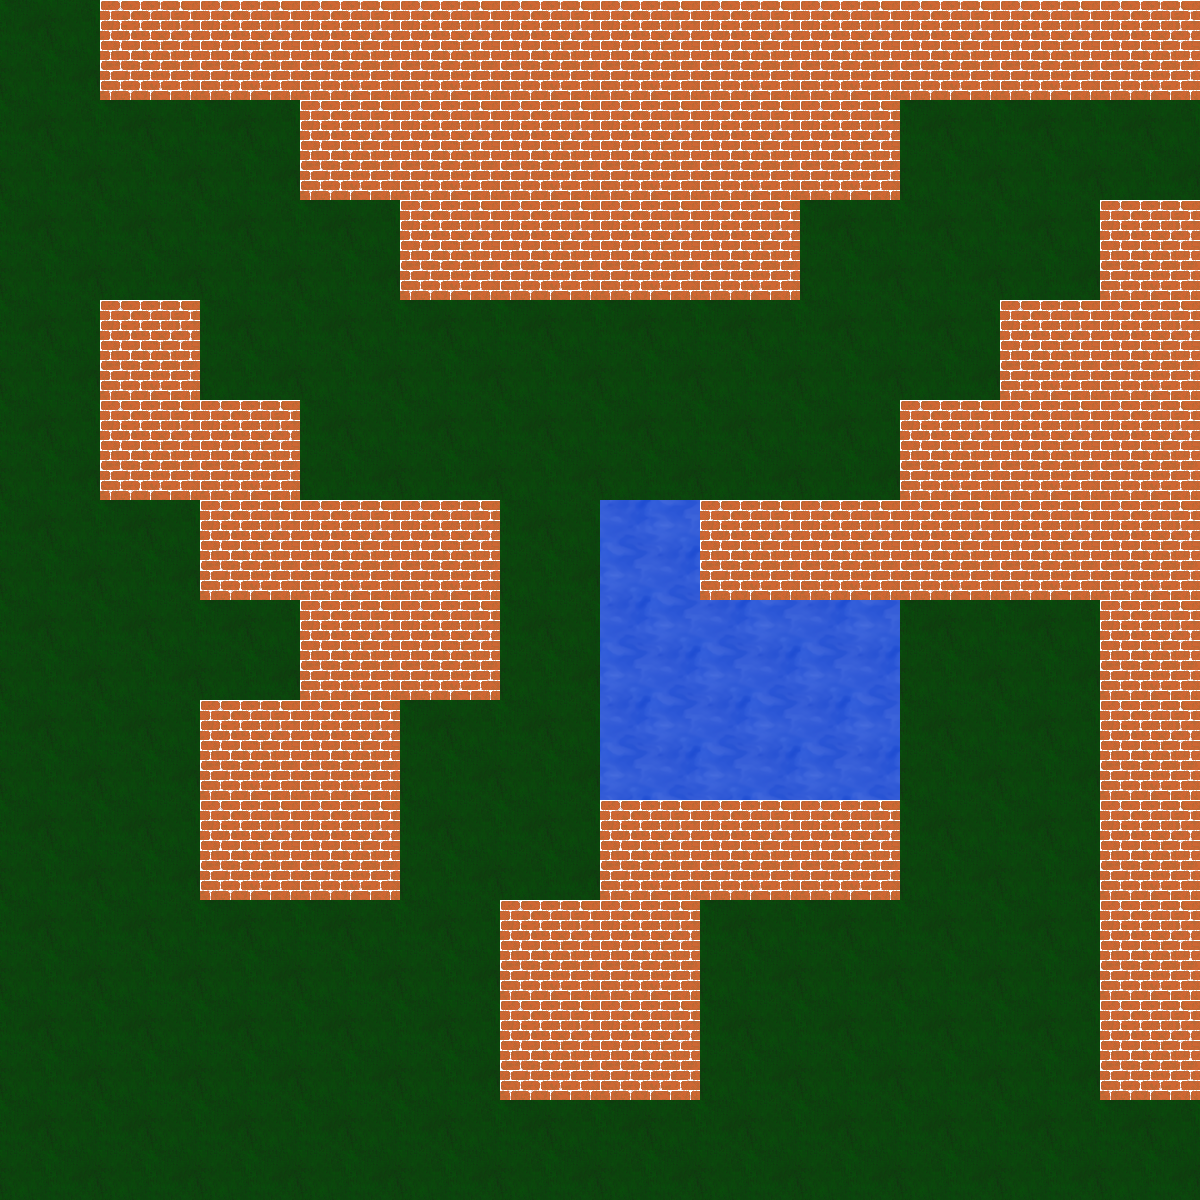

This game map was drawn from its Tiled (.tmx) file and the tilesets committed beside it. A one-line description and the full map source follow:
An orthogonal 12x12 tile map with 100x100 px tiles, 3 tile layers (water, terrain, wall).

<map version="1.8" tiledversion="1.8.6" orientation="orthogonal" renderorder="right-down" width="12" height="12" tilewidth="100" tileheight="100" infinite="0" nextlayerid="4" nextobjectid="1">
 <tileset firstgid="1" source="../game tiles.tsx" />
 <layer id="1" name="water" width="12" height="12">
  <properties>
   <property name="terrain_type" value="void" />
  </properties>
  <data encoding="csv">
1,1,1,1,1,1,1,1,1,1,1,1,
1,1,1,1,1,1,1,1,1,1,1,1,
1,1,1,1,1,1,1,1,1,1,1,1,
1,1,1,1,1,1,1,1,1,1,1,1,
1,1,1,1,1,1,1,1,1,1,1,1,
1,1,1,1,1,1,1,1,1,1,1,1,
1,1,1,1,1,1,1,1,1,1,1,1,
1,1,1,1,1,1,1,1,1,1,1,1,
1,1,1,1,1,1,1,1,1,1,1,1,
1,1,1,1,1,1,1,1,1,1,1,1,
1,1,1,1,1,1,1,1,1,1,1,1,
1,1,1,1,1,1,1,1,1,1,1,1
</data>
 </layer>
 <layer id="3" name="terrain" width="12" height="12">
  <properties>
   <property name="terrain_type" value="terrain" />
  </properties>
  <data encoding="csv">
41,41,41,41,41,41,41,41,41,41,41,41,
41,41,41,41,41,41,41,41,41,41,41,41,
41,41,41,41,41,41,41,41,41,41,41,41,
41,41,41,41,41,41,41,41,41,41,41,41,
41,41,41,41,41,41,41,41,41,41,41,41,
41,41,41,41,41,41,0,41,41,41,41,41,
41,41,41,41,41,41,0,0,0,41,41,41,
41,41,41,41,41,41,0,0,0,41,41,41,
41,41,41,41,41,41,41,41,41,41,41,41,
41,41,41,41,41,41,41,41,41,41,41,41,
41,41,41,41,41,41,41,41,41,41,41,41,
41,41,41,41,41,41,41,41,41,41,41,41
</data>
 </layer>
 <layer id="2" name="wall" width="12" height="12">
  <properties>
   <property name="terrain_type" value="wall" />
  </properties>
  <data encoding="csv">
0,161,161,161,161,161,161,161,161,161,161,161,
0,0,0,161,161,161,161,161,161,0,0,0,
0,0,0,0,161,161,161,161,0,0,0,161,
0,161,0,0,0,0,0,0,0,0,161,161,
0,161,161,0,0,0,0,0,0,161,161,161,
0,0,161,161,161,0,0,161,161,161,161,161,
0,0,0,161,161,0,0,0,0,0,0,161,
0,0,161,161,0,0,0,0,0,0,0,161,
0,0,161,161,0,0,161,161,161,0,0,161,
0,0,0,0,0,161,161,0,0,0,0,161,
0,0,0,0,0,161,161,0,0,0,0,161,
0,0,0,0,0,0,0,0,0,0,0,0
</data>
 </layer>
</map>